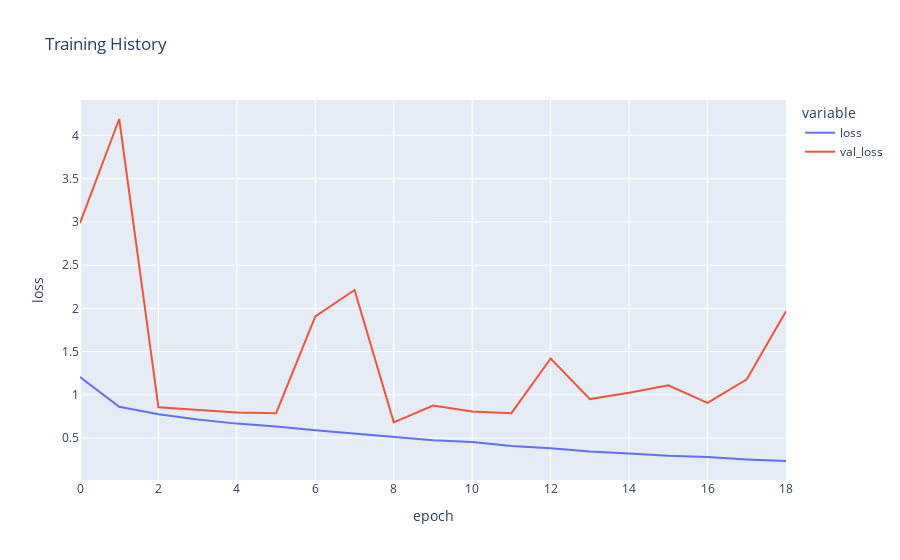

Here is the notebook cell this chart was saved with:
### Markdown cell above
### Plotting model performance

### Code cell
fig = px.line(
    history_ethnicity.history, y=['loss', 'val_loss'],
    labels={'index': 'epoch', 'value': 'loss'}, 
    title='Training History')
fig.show()

### Figure 1 — Plotly figure (JSON) as saved in the notebook; plotly's stock layout.template omitted (floating-point values rounded to 4 significant figures)
{"data": [{"hovertemplate": "variable=loss<br>epoch=%{x}<br>loss=%{y}<extra></extra>", "legendgroup": "loss", "line": {"color": "#636efa", "dash": "solid"}, "marker": {"symbol": "circle"}, "mode": "lines", "name": "loss", "orientation": "v", "showlegend": true, "x": [0, 1, 2, 3, 4, 5, 6, 7, 8, 9, 10, 11, 12, 13, 14, 15, 16, 17, 18], "xaxis": "x", "y": [1.206, 0.8614, 0.7747, 0.7142, 0.6671, 0.6335, 0.5907, 0.5546, 0.5189, 0.4751, 0.4543, 0.4097, 0.3809, 0.3446, 0.3209, 0.295, 0.2811, 0.2531, 0.2349], "yaxis": "y", "type": "scatter"}, {"hovertemplate": "variable=val_loss<br>epoch=%{x}<br>loss=%{y}<extra></extra>", "legendgroup": "val_loss", "line": {"color": "#EF553B", "dash": "solid"}, "marker": {"symbol": "circle"}, "mode": "lines", "name": "val_loss", "orientation": "v", "showlegend": true, "x": [0, 1, 2, 3, 4, 5, 6, 7, 8, 9, 10, 11, 12, 13, 14, 15, 16, 17, 18], "xaxis": "x", "y": [2.985, 4.189, 0.8554, 0.823, 0.7962, 0.7872, 1.907, 2.212, 0.6819, 0.8769, 0.8063, 0.7881, 1.42, 0.9509, 1.024, 1.11, 0.9078, 1.18, 1.966], "yaxis": "y", "type": "scatter"}], "layout": {"xaxis": {"anchor": "y", "domain": [0, 1], "title": {"text": "epoch"}, "type": "linear", "range": [0, 18], "autorange": true}, "yaxis": {"anchor": "x", "domain": [0, 1], "title": {"text": "loss"}, "type": "linear", "range": [0.01516, 4.409], "autorange": true}, "legend": {"title": {"text": "variable"}, "tracegroupgap": 0}, "title": {"text": "Training History"}, "autosize": true}}
